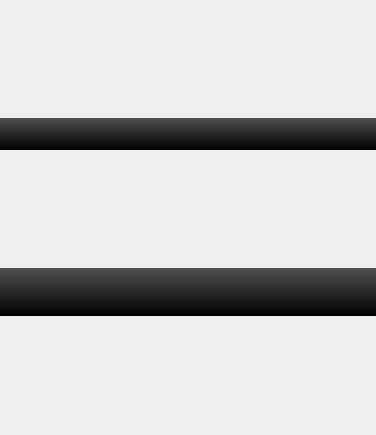
<?xml version="1.0" encoding="UTF-8"?>
<ui version="4.0">
 <class>NSRMainWindow</class>
 <widget class="QMainWindow" name="NSRMainWindow">
  <property name="geometry">
   <rect>
    <x>0</x>
    <y>0</y>
    <width>376</width>
    <height>435</height>
   </rect>
  </property>
  <property name="contextMenuPolicy">
   <enum>Qt::NoContextMenu</enum>
  </property>
  <property name="windowTitle">
   <string>NSR Viewer</string>
  </property>
  <property name="styleSheet">
   <string notr="true">QPushButton {
	background-color: qlineargradient(spread:pad, x1:0.5, y1:0, x2:0.5, y2:1, stop:0 rgba(80, 80, 80, 255), stop:1 rgba(0, 0, 0, 255));
	color: rgb(255, 255, 255);
	font-size: 14px;
	border: none;
}

QPushButton:pressed:hover {
     background-color: rgb(0, 140, 205) ;
}

QToolButton {
	background-color: qlineargradient(spread:pad, x1:0.5, y1:0, x2:0.5, y2:1, stop:0 rgba(80, 80, 80, 255), stop:1 rgba(0, 0, 0, 255));
	color: rgb(255, 255, 255);
	font-size: 14px;
	border: 1px solid rgba(130, 130, 130, 255);
	border-radius: 4px;
}

QToolButton:pressed:hover {
     background-color: rgb(0, 140, 205) ;
}

QLabel {
	background-color: qlineargradient(spread:pad, x1:0.5, y1:0, x2:0.5, y2:1, stop:0 rgba(80, 80, 80, 255), stop:1 rgba(0, 0, 0, 255));
	color: rgb(255, 255, 255);
	font-size: 18px;
}

 QMenu {
     background-color: rgba(0, 0, 0, 200);
     border: 1px solid black;
 }

 QMenu::item {
	color: rgba(255, 255, 255, 255);
	font-size: 10px;
	height: 12px;
 }

 QMenu::item:selected {
    background-color: rgb(0, 140, 205) ;
 }		             </string>
  </property>
  <widget class="QWidget" name="centralWidget">
   <layout class="QVBoxLayout" name="verticalLayout">
    <property name="spacing">
     <number>0</number>
    </property>
    <property name="margin">
     <number>0</number>
    </property>
    <item>
     <layout class="QHBoxLayout" name="horizontalLayout_2" stretch="2,2,1,1">
      <property name="spacing">
       <number>0</number>
      </property>
      <item>
       <widget class="QLabel" name="pagesLabel">
        <property name="sizePolicy">
         <sizepolicy hsizetype="Preferred" vsizetype="Fixed">
          <horstretch>0</horstretch>
          <verstretch>0</verstretch>
         </sizepolicy>
        </property>
        <property name="minimumSize">
         <size>
          <width>0</width>
          <height>32</height>
         </size>
        </property>
        <property name="text">
         <string/>
        </property>
       </widget>
      </item>
      <item>
       <widget class="QLabel" name="zoomLabel">
        <property name="sizePolicy">
         <sizepolicy hsizetype="Preferred" vsizetype="Fixed">
          <horstretch>0</horstretch>
          <verstretch>0</verstretch>
         </sizepolicy>
        </property>
        <property name="minimumSize">
         <size>
          <width>0</width>
          <height>32</height>
         </size>
        </property>
        <property name="text">
         <string/>
        </property>
       </widget>
      </item>
      <item>
       <widget class="QPushButton" name="zoomOutButton">
        <property name="enabled">
         <bool>false</bool>
        </property>
        <property name="minimumSize">
         <size>
          <width>0</width>
          <height>32</height>
         </size>
        </property>
        <property name="text">
         <string/>
        </property>
        <property name="icon">
         <iconset resource="resources.qrc">
          <normaloff>:/icons/icons/zoom-out.png</normaloff>
          <disabledoff>:/icons/icons/zoom-out-grey.png</disabledoff>:/icons/icons/zoom-out.png</iconset>
        </property>
        <property name="iconSize">
         <size>
          <width>24</width>
          <height>24</height>
         </size>
        </property>
        <property name="flat">
         <bool>false</bool>
        </property>
       </widget>
      </item>
      <item>
       <widget class="QPushButton" name="zoomInButton">
        <property name="enabled">
         <bool>false</bool>
        </property>
        <property name="minimumSize">
         <size>
          <width>0</width>
          <height>32</height>
         </size>
        </property>
        <property name="text">
         <string/>
        </property>
        <property name="icon">
         <iconset resource="resources.qrc">
          <normaloff>:/icons/icons/zoom-in.png</normaloff>
          <disabledoff>:/icons/icons/zoom-in-grey.png</disabledoff>:/icons/icons/zoom-in.png</iconset>
        </property>
        <property name="iconSize">
         <size>
          <width>24</width>
          <height>24</height>
         </size>
        </property>
        <property name="default">
         <bool>false</bool>
        </property>
        <property name="flat">
         <bool>false</bool>
        </property>
       </widget>
      </item>
     </layout>
    </item>
    <item>
     <layout class="QHBoxLayout" name="horizontalLayout">
      <property name="spacing">
       <number>0</number>
      </property>
      <item>
       <widget class="QPushButton" name="prevButton">
        <property name="enabled">
         <bool>false</bool>
        </property>
        <property name="sizePolicy">
         <sizepolicy hsizetype="Minimum" vsizetype="Fixed">
          <horstretch>0</horstretch>
          <verstretch>0</verstretch>
         </sizepolicy>
        </property>
        <property name="minimumSize">
         <size>
          <width>0</width>
          <height>48</height>
         </size>
        </property>
        <property name="styleSheet">
         <string notr="true"/>
        </property>
        <property name="text">
         <string/>
        </property>
        <property name="icon">
         <iconset resource="resources.qrc">
          <normaloff>:/icons/icons/leftarrow.png</normaloff>
          <disabledoff>:/icons/icons/leftarrow-grey.png</disabledoff>:/icons/icons/leftarrow.png</iconset>
        </property>
        <property name="iconSize">
         <size>
          <width>32</width>
          <height>32</height>
         </size>
        </property>
        <property name="flat">
         <bool>false</bool>
        </property>
       </widget>
      </item>
      <item>
       <widget class="QPushButton" name="nextButton">
        <property name="enabled">
         <bool>false</bool>
        </property>
        <property name="minimumSize">
         <size>
          <width>0</width>
          <height>48</height>
         </size>
        </property>
        <property name="text">
         <string/>
        </property>
        <property name="icon">
         <iconset resource="resources.qrc">
          <normaloff>:/icons/icons/arrowright.png</normaloff>
          <disabledoff>:/icons/icons/arrowright-grey.png</disabledoff>:/icons/icons/arrowright.png</iconset>
        </property>
        <property name="iconSize">
         <size>
          <width>32</width>
          <height>32</height>
         </size>
        </property>
        <property name="flat">
         <bool>false</bool>
        </property>
       </widget>
      </item>
      <item>
       <widget class="QPushButton" name="openButton">
        <property name="minimumSize">
         <size>
          <width>0</width>
          <height>48</height>
         </size>
        </property>
        <property name="text">
         <string/>
        </property>
        <property name="icon">
         <iconset resource="resources.qrc">
          <normaloff>:/icons/icons/folder.png</normaloff>:/icons/icons/folder.png</iconset>
        </property>
        <property name="iconSize">
         <size>
          <width>32</width>
          <height>32</height>
         </size>
        </property>
        <property name="flat">
         <bool>false</bool>
        </property>
       </widget>
      </item>
      <item>
       <widget class="QPushButton" name="advancedButton">
        <property name="minimumSize">
         <size>
          <width>0</width>
          <height>48</height>
         </size>
        </property>
        <property name="text">
         <string/>
        </property>
        <property name="icon">
         <iconset resource="resources.qrc">
          <normaloff>:/icons/icons/gear32.png</normaloff>:/icons/icons/gear32.png</iconset>
        </property>
        <property name="iconSize">
         <size>
          <width>32</width>
          <height>32</height>
         </size>
        </property>
        <property name="checkable">
         <bool>true</bool>
        </property>
        <property name="flat">
         <bool>false</bool>
        </property>
       </widget>
      </item>
     </layout>
    </item>
   </layout>
  </widget>
 </widget>
 <layoutdefault spacing="6" margin="11"/>
 <resources>
  <include location="resources.qrc"/>
 </resources>
 <connections/>
</ui>
